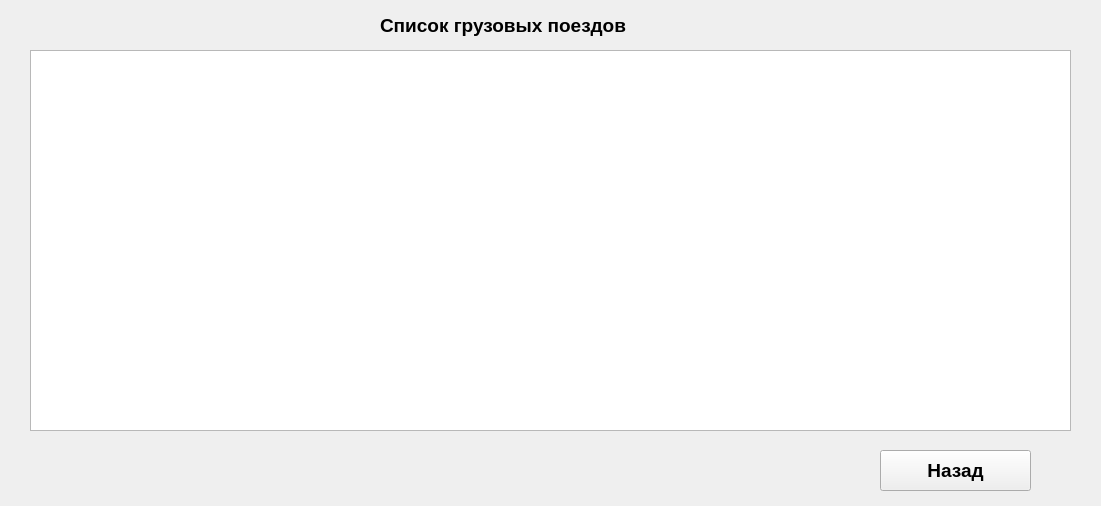
<?xml version="1.0" encoding="UTF-8"?>
<ui version="4.0">
 <class>ShowCargoTableWindow</class>
 <widget class="QWidget" name="ShowCargoTableWindow">
  <property name="geometry">
   <rect>
    <x>0</x>
    <y>0</y>
    <width>1101</width>
    <height>506</height>
   </rect>
  </property>
  <property name="windowTitle">
   <string>Form</string>
  </property>
  <widget class="QLabel" name="label">
   <property name="geometry">
    <rect>
     <x>380</x>
     <y>0</y>
     <width>361</width>
     <height>51</height>
    </rect>
   </property>
   <property name="font">
    <font>
     <pointsize>14</pointsize>
     <weight>75</weight>
     <bold>true</bold>
    </font>
   </property>
   <property name="text">
    <string>Список грузовых поездов</string>
   </property>
  </widget>
  <widget class="QTableWidget" name="tableWidget">
   <property name="geometry">
    <rect>
     <x>30</x>
     <y>50</y>
     <width>1041</width>
     <height>381</height>
    </rect>
   </property>
  </widget>
  <widget class="QPushButton" name="back">
   <property name="geometry">
    <rect>
     <x>880</x>
     <y>450</y>
     <width>151</width>
     <height>41</height>
    </rect>
   </property>
   <property name="font">
    <font>
     <pointsize>14</pointsize>
     <weight>75</weight>
     <bold>true</bold>
    </font>
   </property>
   <property name="text">
    <string>Назад</string>
   </property>
  </widget>
 </widget>
 <resources/>
 <connections/>
</ui>
